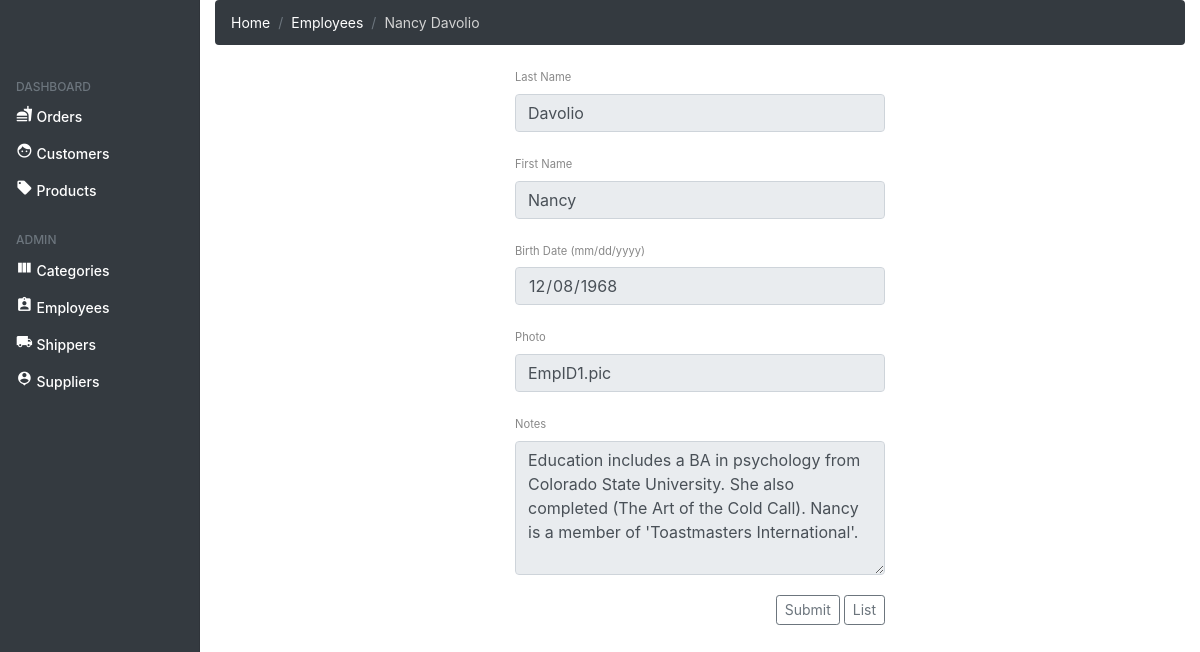
/views/employees/read.php?id=1, run on the app's committed database.
### tables this page shows
CREATE TABLE Employees (
	EmployeeID INT(6) UNSIGNED NOT NULL AUTO_INCREMENT PRIMARY KEY, 
    LastName VARCHAR(200) NOT NULL, 
    FirstName VARCHAR(200) NOT NULL, 
    BirthDate DATE NOT NULL, 
    Photo VARCHAR(200) NOT NULL, 
    Notes VARCHAR(2000) NOT NULL
);

### views/employees/read.php (the view, shortened to what this page needs)
<!DOCTYPE html>
<html>
    <?php include_once "./header.php.inc" ?>
    <body>
        <?php
            $currentPage = "read";
            $id = isset($_GET['id']) ? $_GET['id'] : die('ERROR: Record ID not found.');
            include_once "../../nav.php";
            include_once "../../confi/database.php";
            try {
                $query = "SELECT EmployeeID, LastName, FirstName, BirthDate, Photo, Notes FROM Employees WHERE EmployeeID = ? LIMIT 0,1";
                $stmt = $con->prepare($query);
                $stmt->bindParam(1, $id);
                $stmt->execute();
                $row = $stmt->fetch(PDO::FETCH_ASSOC);
                $lastName = utf8_encode($row['LastName']);
                $firstName = utf8_encode($row['FirstName']);
                $birthDate = $row['BirthDate'];
                $photo = $row['Photo'];
                $notes = utf8_encode($row['Notes']);
            } catch (PDOException $exception) {
                die('ERROR: ' . $exception->getMessage());
            }
            include_once "./breadcrumb.php.inc";
        ?>
        <div class="offset-md-5 col-md-4">
            <div class="row">
                <div class="col-md-12">
                    <label for="lastName">Last Name</label>
                    <input type="text" name="lastName" class="form-control" value="<?php echo $lastName ?>" readonly="readonly" />
                </div>
            </div>
            <div class="row">
                <div class="col-md-12">
                    <label for="firstName">First Name</label>
                    <input type="text" name="firstName" class="form-control" value="<?php echo $firstName ?>" readonly="readonly" />
                </div>
            </div>
            <div class="row">
                <div class="col-md-12">
                    <label for="birthDate">Birth Date (mm/dd/yyyy)</label>
                    <input type="date" name="birthDate" class="form-control" value="<?php echo $birthDate ?>" readonly="readonly" />
                </div>
            </div>
            <div class="row">
                <div class="col-md-12">
                    <label for="photo">Photo</label>
                    <input type="text" name="photo" class="form-control" value="<?php echo $photo ?>" readonly="readonly" />
                </div>
            </div>
            <div class="row">
                <div class="col-md-12">
                    <label for="notes">Notes</label>
                    <textarea name="notes" rows="5" class="form-control" readonly="readonly"><?php echo $notes ?></textarea>
                </div>
            </div>
            <div class="row">
                <div class="col-md-12 text-right">
                    <input type="submit" value="Submit" class="btn btn-outline-secondary btn-sm" />
                    <a class="btn btn-outline-secondary btn-sm" href="./index.php">List</a>
                </div>
            </div>
        </div>
    </body>
</html>

### views/employees/breadcrumb.php.inc
<div class="offset-md-2 col-md-10">
    <nav aria-label="breadcrumb">
        <ol class="breadcrumb">
            <li class="breadcrumb-item"><a href="../../index.php">Home</a></li>
            <li class="breadcrumb-item"><a href="./index.php">Employees</a></li>
            <?php
                if($currentPage != "index")
                    echo "<li class='breadcrumb-item active' aria-current='page'>".($firstName != "" ? $firstName." ".$lastName : "New Employee")."</li>";
            ?>
        </ol>
    </nav>
</div>

### commons/style.css (style rules this page uses)
body { font-size: .875rem; }
.breadcrumb { background-color: #343a40 !important; }
.breadcrumb-item a { color: #fff !important; }
.breadcrumb-item.active { color: lightgray !important; }
.row { margin-top: 20px !important; }
label { font-size: 0.8em; color: #888 !important; }
.btn { line-height: 1.4 !important; }

### data on the page
employees: FirstName "Nancy", LastName "Davolio", lastName "Davolio", firstName "Nancy", birthDate "12/08/1968", photo "EmpID1.pic", notes "Education includes a BA in psychology from Colorado State University. She also completed (The Art of the Cold Call). Nancy is a member of 'Toastmasters International'."
